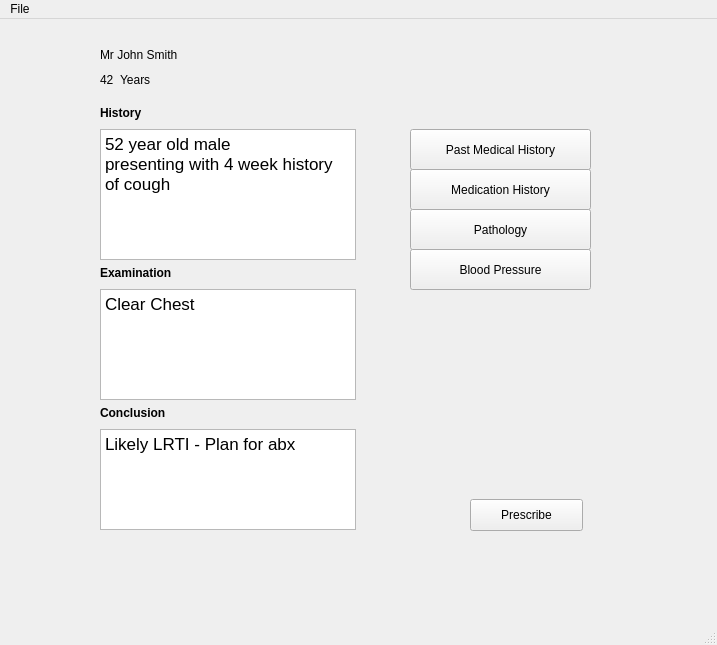
<?xml version="1.0" encoding="UTF-8"?>
<ui version="4.0">
 <class>between_window</class>
 <widget class="QMainWindow" name="between_window">
  <property name="geometry">
   <rect>
    <x>0</x>
    <y>0</y>
    <width>717</width>
    <height>645</height>
   </rect>
  </property>
  <property name="windowTitle">
   <string>MainWindow</string>
  </property>
  <widget class="QWidget" name="centralwidget">
   <widget class="QLabel" name="patientName">
    <property name="geometry">
     <rect>
      <x>100</x>
      <y>20</y>
      <width>91</width>
      <height>31</height>
     </rect>
    </property>
    <property name="text">
     <string>Mr John Smith</string>
    </property>
   </widget>
   <widget class="QLabel" name="patientAge">
    <property name="geometry">
     <rect>
      <x>100</x>
      <y>50</y>
      <width>21</width>
      <height>21</height>
     </rect>
    </property>
    <property name="text">
     <string>42</string>
    </property>
   </widget>
   <widget class="QLabel" name="patientAge_Years">
    <property name="geometry">
     <rect>
      <x>120</x>
      <y>50</y>
      <width>51</width>
      <height>21</height>
     </rect>
    </property>
    <property name="text">
     <string>Years</string>
    </property>
   </widget>
   <widget class="QPushButton" name="pastmedicalhistory_BTN">
    <property name="geometry">
     <rect>
      <x>410</x>
      <y>110</y>
      <width>181</width>
      <height>41</height>
     </rect>
    </property>
    <property name="text">
     <string>Past Medical History</string>
    </property>
   </widget>
   <widget class="QPushButton" name="medication_BTN">
    <property name="geometry">
     <rect>
      <x>410</x>
      <y>150</y>
      <width>181</width>
      <height>41</height>
     </rect>
    </property>
    <property name="text">
     <string>Medication History</string>
    </property>
   </widget>
   <widget class="QPushButton" name="pathology_BTN">
    <property name="geometry">
     <rect>
      <x>410</x>
      <y>190</y>
      <width>181</width>
      <height>41</height>
     </rect>
    </property>
    <property name="text">
     <string>Pathology</string>
    </property>
   </widget>
   <widget class="QPushButton" name="prescribe_BTN">
    <property name="geometry">
     <rect>
      <x>470</x>
      <y>480</y>
      <width>113</width>
      <height>32</height>
     </rect>
    </property>
    <property name="text">
     <string>Prescribe</string>
    </property>
   </widget>
   <widget class="QLabel" name="examination_label">
    <property name="geometry">
     <rect>
      <x>100</x>
      <y>240</y>
      <width>91</width>
      <height>28</height>
     </rect>
    </property>
    <property name="font">
     <font>
      <bold>true</bold>
     </font>
    </property>
    <property name="text">
     <string>Examination</string>
    </property>
   </widget>
   <widget class="QLabel" name="conclusion_label">
    <property name="geometry">
     <rect>
      <x>100</x>
      <y>380</y>
      <width>81</width>
      <height>28</height>
     </rect>
    </property>
    <property name="font">
     <font>
      <bold>true</bold>
     </font>
    </property>
    <property name="text">
     <string>Conclusion</string>
    </property>
   </widget>
   <widget class="QTextBrowser" name="examination_text">
    <property name="geometry">
     <rect>
      <x>100</x>
      <y>270</y>
      <width>256</width>
      <height>111</height>
     </rect>
    </property>
    <property name="html">
     <string>&lt;!DOCTYPE HTML PUBLIC &quot;-//W3C//DTD HTML 4.0//EN&quot; &quot;http://www.w3.org/TR/REC-html40/strict.dtd&quot;&gt;
&lt;html&gt;&lt;head&gt;&lt;meta name=&quot;qrichtext&quot; content=&quot;1&quot; /&gt;&lt;meta charset=&quot;utf-8&quot; /&gt;&lt;style type=&quot;text/css&quot;&gt;
p, li { white-space: pre-wrap; }
hr { height: 1px; border-width: 0; }
&lt;/style&gt;&lt;/head&gt;&lt;body style=&quot; font-family:'.AppleSystemUIFont'; font-size:13pt; font-weight:400; font-style:normal;&quot;&gt;
&lt;p style=&quot; margin-top:0px; margin-bottom:0px; margin-left:0px; margin-right:0px; -qt-block-indent:0; text-indent:0px;&quot;&gt;Clear Chest&lt;/p&gt;&lt;/body&gt;&lt;/html&gt;</string>
    </property>
   </widget>
   <widget class="QTextBrowser" name="history_text">
    <property name="geometry">
     <rect>
      <x>100</x>
      <y>110</y>
      <width>256</width>
      <height>131</height>
     </rect>
    </property>
    <property name="html">
     <string>&lt;!DOCTYPE HTML PUBLIC &quot;-//W3C//DTD HTML 4.0//EN&quot; &quot;http://www.w3.org/TR/REC-html40/strict.dtd&quot;&gt;
&lt;html&gt;&lt;head&gt;&lt;meta name=&quot;qrichtext&quot; content=&quot;1&quot; /&gt;&lt;meta charset=&quot;utf-8&quot; /&gt;&lt;style type=&quot;text/css&quot;&gt;
p, li { white-space: pre-wrap; }
hr { height: 1px; border-width: 0; }
&lt;/style&gt;&lt;/head&gt;&lt;body style=&quot; font-family:'.AppleSystemUIFont'; font-size:13pt; font-weight:400; font-style:normal;&quot;&gt;
&lt;p style=&quot; margin-top:0px; margin-bottom:0px; margin-left:0px; margin-right:0px; -qt-block-indent:0; text-indent:0px;&quot;&gt;52 year old male&lt;/p&gt;
&lt;p style=&quot; margin-top:0px; margin-bottom:0px; margin-left:0px; margin-right:0px; -qt-block-indent:0; text-indent:0px;&quot;&gt;presenting with 4 week history of cough&lt;/p&gt;
&lt;p style=&quot;-qt-paragraph-type:empty; margin-top:0px; margin-bottom:0px; margin-left:0px; margin-right:0px; -qt-block-indent:0; text-indent:0px;&quot;&gt;&lt;br /&gt;&lt;/p&gt;&lt;/body&gt;&lt;/html&gt;</string>
    </property>
   </widget>
   <widget class="QLabel" name="history_label">
    <property name="geometry">
     <rect>
      <x>100</x>
      <y>80</y>
      <width>61</width>
      <height>28</height>
     </rect>
    </property>
    <property name="font">
     <font>
      <bold>true</bold>
     </font>
    </property>
    <property name="text">
     <string>History</string>
    </property>
   </widget>
   <widget class="QTextBrowser" name="conclusion_text">
    <property name="geometry">
     <rect>
      <x>100</x>
      <y>410</y>
      <width>256</width>
      <height>101</height>
     </rect>
    </property>
    <property name="html">
     <string>&lt;!DOCTYPE HTML PUBLIC &quot;-//W3C//DTD HTML 4.0//EN&quot; &quot;http://www.w3.org/TR/REC-html40/strict.dtd&quot;&gt;
&lt;html&gt;&lt;head&gt;&lt;meta name=&quot;qrichtext&quot; content=&quot;1&quot; /&gt;&lt;meta charset=&quot;utf-8&quot; /&gt;&lt;style type=&quot;text/css&quot;&gt;
p, li { white-space: pre-wrap; }
hr { height: 1px; border-width: 0; }
&lt;/style&gt;&lt;/head&gt;&lt;body style=&quot; font-family:'.AppleSystemUIFont'; font-size:13pt; font-weight:400; font-style:normal;&quot;&gt;
&lt;p style=&quot; margin-top:0px; margin-bottom:0px; margin-left:0px; margin-right:0px; -qt-block-indent:0; text-indent:0px;&quot;&gt;Likely LRTI - Plan for abx&lt;/p&gt;&lt;/body&gt;&lt;/html&gt;</string>
    </property>
    <property name="textInteractionFlags">
     <set>Qt::LinksAccessibleByKeyboard|Qt::LinksAccessibleByMouse|Qt::TextBrowserInteraction|Qt::TextEditable|Qt::TextSelectableByMouse</set>
    </property>
   </widget>
   <widget class="QPushButton" name="bloodpressure_BTN">
    <property name="geometry">
     <rect>
      <x>410</x>
      <y>230</y>
      <width>181</width>
      <height>41</height>
     </rect>
    </property>
    <property name="text">
     <string>Blood Pressure</string>
    </property>
   </widget>
  </widget>
  <widget class="QMenuBar" name="menubar">
   <property name="geometry">
    <rect>
     <x>0</x>
     <y>0</y>
     <width>717</width>
     <height>24</height>
    </rect>
   </property>
   <widget class="QMenu" name="menuFile">
    <property name="title">
     <string>File</string>
    </property>
   </widget>
   <addaction name="menuFile"/>
  </widget>
  <widget class="QStatusBar" name="statusbar"/>
 </widget>
 <resources/>
 <connections/>
</ui>
